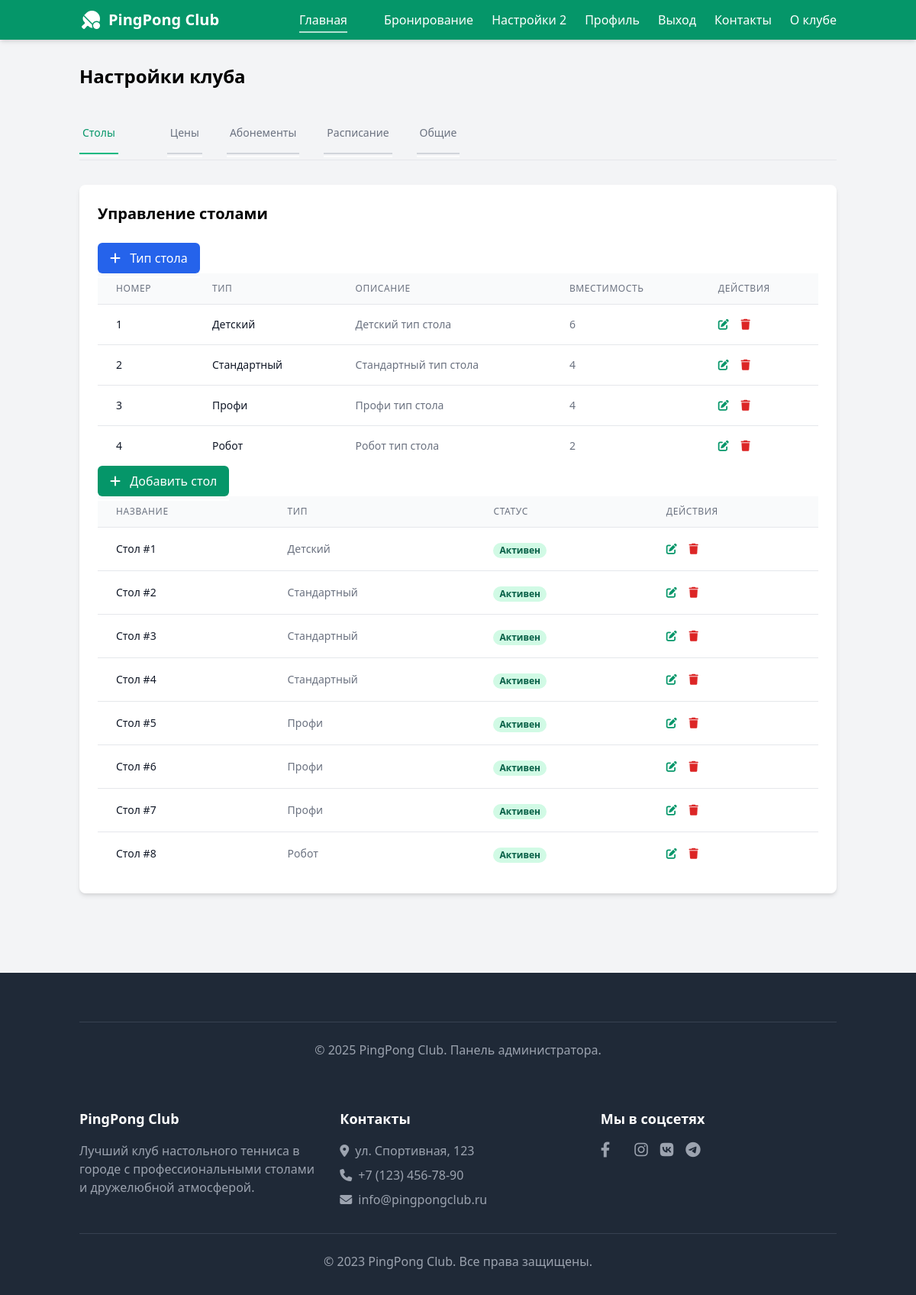
/settings/tables/ (signed in), run on the app's committed database.
### bookings/models.py (models this page shows, shortened)
class TableType(models.Model):
    name = models.CharField(max_length=50, verbose_name="Название типа")
    description = models.TextField(blank=True, verbose_name="Описание")
    default_capacity = models.PositiveIntegerField(default=2, verbose_name="Вместимость по умолчанию")
    class Meta:
        verbose_name = "Тип стола"
        verbose_name_plural = "Типы столов"
    def __str__(self):
        return self.name

class Table(models.Model):
    number = models.PositiveIntegerField(unique=True, verbose_name="Номер стола")
    table_type = models.ForeignKey(TableType, on_delete=models.PROTECT, verbose_name="Тип стола")
    is_active = models.BooleanField(default=True, verbose_name="Активен")
    description = models.TextField(blank=True, verbose_name="Дополнительное описание")
    class Meta:
        verbose_name = "Стол"
        verbose_name_plural = "Столы"
        ordering = ['number']

### admin_settings/views.py (the view, shortened to what this page needs)
# urls.py: path('<str:active_tab>/', ClubSettingsView.as_view(), name='club_settings'),
class ClubSettingsView(LoginRequiredMixin, View):
    template_name = 'admin/admin-settings.html'
    def get(self, request, *args, **kwargs):
        active_tab = kwargs.get('active_tab', 'tables')
        context = self.get_context_data(active_tab)
        return render(request, self.template_name, context)
    def get_context_data(self, active_tab):
        context = {
            'active_tab': active_tab,
            'club_settings': ClubSettings.objects.first() or ClubSettings.objects.create(),
            'notifications': NotificationSettings.objects.first(),
            'settings_form': ClubSettingsForm
        }
        if active_tab == 'tables':
            context.update({
                'tables': Table.objects.all(),
                'table_form': TableForm(),
                'table_type_form': TableTypeForm(),  # Добавьте эту строку
                'table_types': TableType.objects.all(),
            })
        elif active_tab == 'memberships':
            context.update({
                'membership_types': MembershipType.objects.all(),
                'membership_form': MembershipTypeForm(),
            })
        return context

### templates/admin/admin-settings.html (shortened to what this page needs)
    {% extends 'base.html' %}
    {% load static %}
    {% block content %}
        <main class="container mx-auto px-4 py-8">
            <h1 class="text-2xl font-bold mb-8">Настройки клуба</h1>
            <div class="mb-8 overflow-x-auto">
                <div class="border-b border-gray-200 w-max min-w-full">
                    <nav class="-mb-px flex space-x-8 overflow-x-auto pb-2">
                        <a href="{% url 'admin_settings:club_settings' 'tables' %}"
                           class="{% if active_tab == 'tables' %}border-green-500 text-green-600{% else %}border-transparent text-gray-500 hover:text-gray-700 hover:border-2 border-gray-300{% endif %} whitespace-nowrap py-4 px-1 border-b-2 font-medium text-sm">
                            Столы
                        </a>
                        <a href="{% url 'admin_settings:club_settings' 'pricing' %}"
                           class="{% if active_tab == 'pricing' %}border-green-500 text-green-600{% else %}border-transparent text-gray-500 hover:text-gray-700 hover:border-2 border-gray-300{% endif %} whitespace-nowrap py-4 px-1 border-b-2 font-medium text-sm">
                            Цены
                        </a>
                        <a href="{% url 'admin_settings:club_settings' 'memberships' %}"
                           class="{% if active_tab == 'memberships' %}border-green-500 text-green-600{% else %}border-transparent text-gray-500 hover:text-gray-700 hover:border-2 border-gray-300{% endif %} whitespace-nowrap py-4 px-1 border-b-2 font-medium text-sm">
                            Абонементы
                        </a>
                        <a href="{% url 'admin_settings:club_settings' 'schedule' %}"
                           class="{% if active_tab == 'schedule' %}border-green-500 text-green-600{% else %}border-transparent text-gray-500 hover:text-gray-700 hover:border-2 border-gray-300{% endif %} whitespace-nowrap py-4 px-1 border-b-2 font-medium text-sm">
                            Расписание
                        </a>
                        <a href="{% url 'admin_settings:club_settings' 'general' %}"
                           class="{% if active_tab == 'general' %}border-green-500 text-green-600{% else %}border-transparent text-gray-500 hover:text-gray-700 hover:border-2 border-gray-300{% endif %} whitespace-nowrap py-4 px-1 border-b-2 font-medium text-sm">
                            Общие
                        </a>
                    </nav>
                </div>
            </div>
            {% if active_tab == 'tables' %}
                {% include 'admin/settings_templates/tables_settings.html' %}
            {% elif active_tab == 'pricing' %}
                {% include 'admin/settings_templates/pricing_settings.html' %}
            {% elif active_tab == 'memberships' %}
                {% include 'admin/settings_templates/memberships_settings.html' %}
            {% elif active_tab == 'schedule' %}
                {% include 'admin/settings_templates/schedule_settings.html' %}
            {% elif active_tab == 'general' %}
                {% include 'admin/settings_templates/general_settings.html' %}
            {% endif %}
        </main>
        <footer class="bg-gray-800 text-white py-8 mt-12">
            <div class="container mx-auto px-4">
                <div class="border-t border-gray-700 mt-8 pt-6 text-center text-gray-400">
                    <p>&copy; {% now "Y" %} PingPong Club. Панель администратора.</p>
                </div>
            </div>
        </footer>
    {% endblock %}
    {% block extrascripts %}
        {{ block.super }}
    {% endblock %}

### templates/admin/settings_templates/tables_settings.html (shortened to what this page needs)
<div id="tab-tables" class="tab-content">
    <div class="bg-white rounded-lg shadow-md p-4 md:p-6 mb-6">
        <div class="flex flex-col sm:flex-row sm:justify-between sm:items-center mb-4 md:mb-6">
            <h2 class="text-lg md:text-xl font-semibold mb-3 sm:mb-0">Управление столами</h2>
        </div>
        <div class="overflow-x-auto ">
            <button onclick="document.getElementById('add-table-type-modal').classList.remove('hidden')"
                    class="bg-blue-600 hover:bg-blue-700 text-white font-medium py-1.5 px-3 md:py-2 md:px-4 rounded-md transition duration-300 text-sm md:text-base">
                <i class="fas fa-plus mr-1 md:mr-2"></i> Тип стола
            </button>
            <table class="min-w-full divide-y divide-gray-200">
                <thead class="bg-gray-50">
                <tr>
                    <th class="px-3 py-2 md:px-6 md:py-3 text-left text-xs font-medium text-gray-500 uppercase tracking-wider">
                        Номер
                    </th>
                    <th class="px-3 py-2 md:px-6 md:py-3 text-left text-xs font-medium text-gray-500 uppercase tracking-wider">
                        Тип
                    </th>
                    <th class="px-3 py-2 md:px-6 md:py-3 text-left text-xs font-medium text-gray-500 uppercase tracking-wider">
                        Описание
                    </th>
                    <th class="px-3 py-2 md:px-6 md:py-3 text-left text-xs font-medium text-gray-500 uppercase tracking-wider">
                        Вместимость
                    </th>
                    <th class="px-3 py-2 md:px-6 md:py-3 text-left text-xs font-medium text-gray-500 uppercase tracking-wider">
                        Действия
                    </th>
                </tr>
                </thead>
                <tbody class="bg-white divide-y divide-gray-200">
                {% for table_type in table_types %}
                    <tr>
                        <td class="px-3 py-3 md:px-6 md:py-4 whitespace-nowrap text-sm font-medium text-gray-900">{{ forloop.counter }}</td>
                        <td class="px-3 py-3 md:px-6 md:py-4 whitespace-nowrap text-sm font-medium text-gray-900">{{ table_type.name }}</td>
                        <td class="px-3 py-3 md:px-6 md:py-4 whitespace-nowrap text-sm text-gray-500">{{ table_type.description }}</td>
                        <td class="px-3 py-3 md:px-6 md:py-4 whitespace-nowrap text-sm text-gray-500">{{ table_type.default_capacity }}</td>
                        <td class="px-3 py-3 md:px-6 md:py-4 whitespace-nowrap text-sm font-medium">
                            <button onclick="openEditTableTypeModal({{ table_type.id }})"
                                    class="text-green-600 hover:text-green-900 mr-2 md:mr-3">  <i class="fas fa-edit"></i>
                            </button>
                            <button onclick="deleteTableType({{ table_type.id }})"
                                    class="text-red-600 hover:text-red-900">
                                <i class="fas fa-trash"></i>
                            </button>
                        </td>
                    </tr>
                {% endfor %}
                </tbody>
            </table>
        </div>
        <div class="overflow-x-auto">
            <button onclick="document.getElementById('add-table-modal').classList.remove('hidden')"
                    class="bg-green-600 hover:bg-green-700 text-white font-medium py-1.5 px-3 md:py-2 md:px-4 rounded-md transition duration-300 text-sm md:text-base">
                <i class="fas fa-plus mr-1 md:mr-2"></i> Добавить стол
            </button>
            <table class="min-w-full divide-y divide-gray-200">
                <thead class="bg-gray-50">
                <tr>
                    <th class="px-3 py-2 md:px-6 md:py-3 text-left text-xs font-medium text-gray-500 uppercase tracking-wider">
                        Название
                    </th>
                    <th class="px-3 py-2 md:px-6 md:py-3 text-left text-xs font-medium text-gray-500 uppercase tracking-wider">
                        Тип
                    </th>
                    <th class="px-3 py-2 md:px-6 md:py-3 text-left text-xs font-medium text-gray-500 uppercase tracking-wider">
                        Статус
                    </th>
                    <th class="px-3 py-2 md:px-6 md:py-3 text-left text-xs font-medium text-gray-500 uppercase tracking-wider">
                        Действия
                    </th>
                </tr>
                </thead>
                <tbody class="bg-white divide-y divide-gray-200">
                {% for table in tables %}
                    <tr>
                        <td class="px-3 py-3 md:px-6 md:py-4 whitespace-nowrap text-sm font-medium text-gray-900">Стол
                            #{{ table.number }}</td>
                        <td class="px-3 py-3 md:px-6 md:py-4 whitespace-nowrap text-sm text-gray-500">{{ table.table_type }}</td>
                        <td class="px-3 py-3 md:px-6 md:py-4 whitespace-nowrap">
              <span class="px-2 inline-flex text-xs leading-5 font-semibold rounded-full {% if table.is_active %}bg-green-100 text-green-800{% else %}bg-red-100 text-red-800{% endif %}">
                {% if table.is_active %}Активен{% else %}Неактивен{% endif %}
              </span>
                        </td>
                        <td class="px-3 py-3 md:px-6 md:py-4 whitespace-nowrap text-sm font-medium">
                            <button onclick="openEditTableModal({{ table.id }})"
                                    class="text-green-600 hover:text-green-900 mr-2 md:mr-3">  <i class="fas fa-edit"></i>
                            </button>
                            <form action="{% url 'admin_settings:table_delete' table.id %}" method="post"
                                  class="inline">
                                <button type="submit" class="text-red-600 hover:text-red-900">
                                    <i class="fas fa-trash"></i>
                                </button>
                            </form>
                        </td>
                    </tr>
                {% endfor %}
                </tbody>
            </table>
        </div>
    </div>
</div>

### static/css/styles.css (style rules this page uses)
.font-medium { position: relative; }
.font-medium::after { content: ''; position: absolute; bottom: -6px; left: 0; width: 100%; height: 2px; background-color: rgba(255, 255, 255, 0.7); }
html { scroll-behavior: smooth; }

### data on the page
TableType: name "Детский", description "Детский тип стола", default_capacity "6"
TableType: name "Стандартный", description "Стандартный тип стола", default_capacity "4"
TableType: name "Профи", description "Профи тип стола", default_capacity "4"
TableType: name "Робот", description "Робот тип стола", default_capacity "2"
Table: number "1", table_type "Детский", is_active "Активен"
Table: number "2", table_type "Стандартный", is_active "Активен"
Table: number "3", table_type "Стандартный", is_active "Активен"
Table: number "4", table_type "Стандартный", is_active "Активен"
Table: number "5", table_type "Профи", is_active "Активен"
Table: number "6", table_type "Профи", is_active "Активен"
Table: number "7", table_type "Профи", is_active "Активен"
Table: number "8", table_type "Робот", is_active "Активен"
